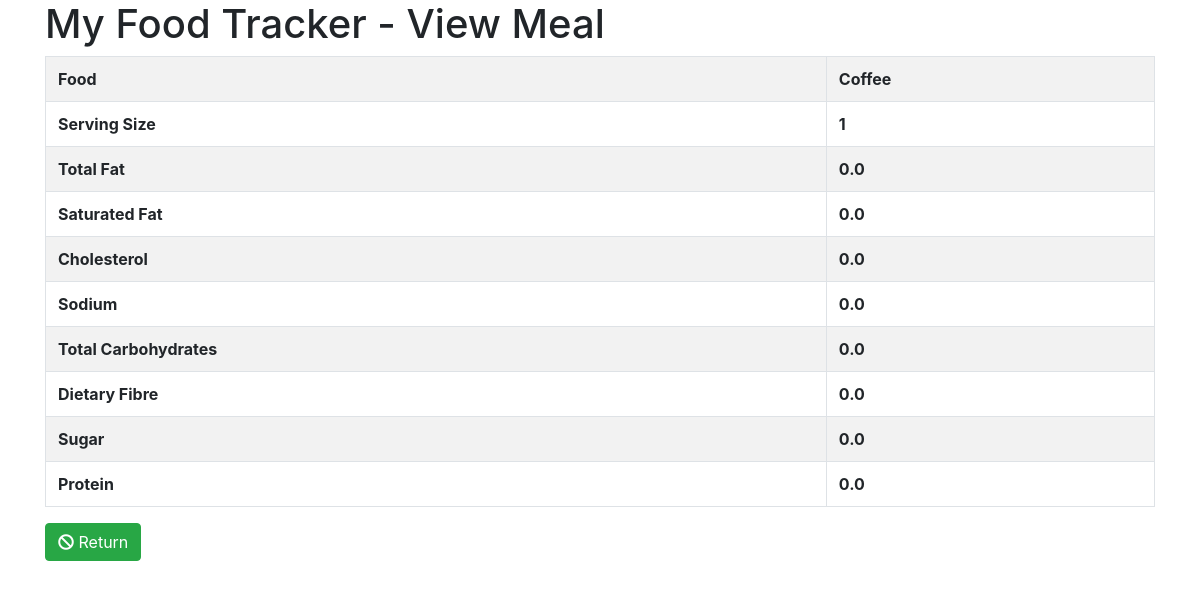
Page /view_meal/2 on the committed database.
### food/models.py (models this page shows, shortened)
class Meal(models.Model):
	BREAKFAST = 1
	MORNING_SNACK = 2
	LUNCH = 3
	AFTERNOON_SNACK = 4
	DINNER = 5
	EVENING_SNACK = 6
	MEAL_TIME_TYPES = (
		(BREAKFAST, "Breakfast"),
		(MORNING_SNACK, "Morning Snack"),
		(LUNCH, "Lunch"),
		(AFTERNOON_SNACK, "Afternoon Snack"),
		(DINNER, "Dinner"),
		(EVENING_SNACK, "Evening Snack")
     )
	food = models.ForeignKey(Food, verbose_name="Food",on_delete=models.CASCADE)
	serving_size = models.IntegerField(verbose_name="Serving Size")
	meal_time = models.IntegerField(verbose_name="Meal Time", choices=MEAL_TIME_TYPES)

class Food(models.Model):
	name = models.CharField(verbose_name="Food Name", max_length=200)
	calories = models.FloatField(verbose_name="Calories (kcal)")
	total_fat = models.FloatField(verbose_name="Total Fat (g)")
	saturated_fat = models.FloatField(verbose_name="Saturated Fat (g)")
	cholesterol = models.FloatField(verbose_name="Cholesterol (mg)")
	sodium = models.FloatField(verbose_name="Sodium (mg)")
	total_carbohydrate = models.FloatField(verbose_name="Total Carbohydrate (g)")
	dietary_fibre = models.FloatField(verbose_name="Dietary Fibre (g)")
	sugar = models.FloatField(verbose_name="Sugar (g)")
	protein = models.FloatField(verbose_name="Protein (g)")

### food/views.py (the view)
# urls.py: url(r'^view_meal/(?P<id>\d+)$',view_meal,name='food-view-meal'),
def view_meal(request, id):
	template = "view_meal.html"
	meal = Meal.objects.get(id=int(id))
	context = {
		'meal':meal,
		'title':'View Meal'
	}
	return render(request,template,context)

### food/templates/view_meal.html (shortened to what this page needs)
{% extends "base.html" %}
{% block content %}
	<div class='container container-fluid'>
		<div class='row'>
			<div class='col'>
				<h1>My Food Tracker - {{title}}</h1>
				<form role='form' action='' method='POST'>
					<table class='table table-bordered table-striped'>
						<tbody>
							<tr>
								<th>Food</th>
								<th>{{ meal.food.name }}</th>
							</tr>
							<tr>
								<th>Serving Size</th>
								<th>{{ meal.serving_size }}</th>
							</tr>
							<tr>
								<th>Total Fat</th>
								<th>{{ meal.food.total_fat }}</th>
							</tr>
							<tr>
								<th>Saturated Fat</th>
								<th>{{ meal.food.saturated_fat }}</th>
							</tr>
							<tr>
								<th>Cholesterol</th>
								<th>{{ meal.food.cholesterol }}</th>
							</tr>
							<tr>
								<th>Sodium</th>
								<th>{{ meal.food.sodium }}</th>
							</tr>
							<tr>
								<th>Total Carbohydrates</th>
								<th>{{ meal.food.total_carbohydrate }}</th>
							</tr>
							<tr>
								<th>Dietary Fibre</th>
								<th>{{ meal.food.dietary_fibre }}</th>
							</tr>
							<tr>
								<th>Sugar</th>
								<th>{{ meal.food.sugar }}</th>
							</tr>
							<tr>
								<th>Protein</th>
								<th>{{ meal.food.protein }}</th>
							</tr>
						</tbody>
					</table>
					<a href='{% url 'food:food-index' %}' class='btn btn-success'><i class="fas fa-ban"></i> Return</a>
				</form>
			</div>
		</div>
	</div>
{% endblock content%}

### rows in the picture
Meal: food.name "Coffee", serving_size "1", food.total_fat "0.0", food.saturated_fat "0.0", food.cholesterol "0.0", food.sodium "0.0", food.total_carbohydrate "0.0", food.dietary_fibre "0.0", food.sugar "0.0", food.protein "0.0"

### other values in the picture
{{ title }} "View Meal"
